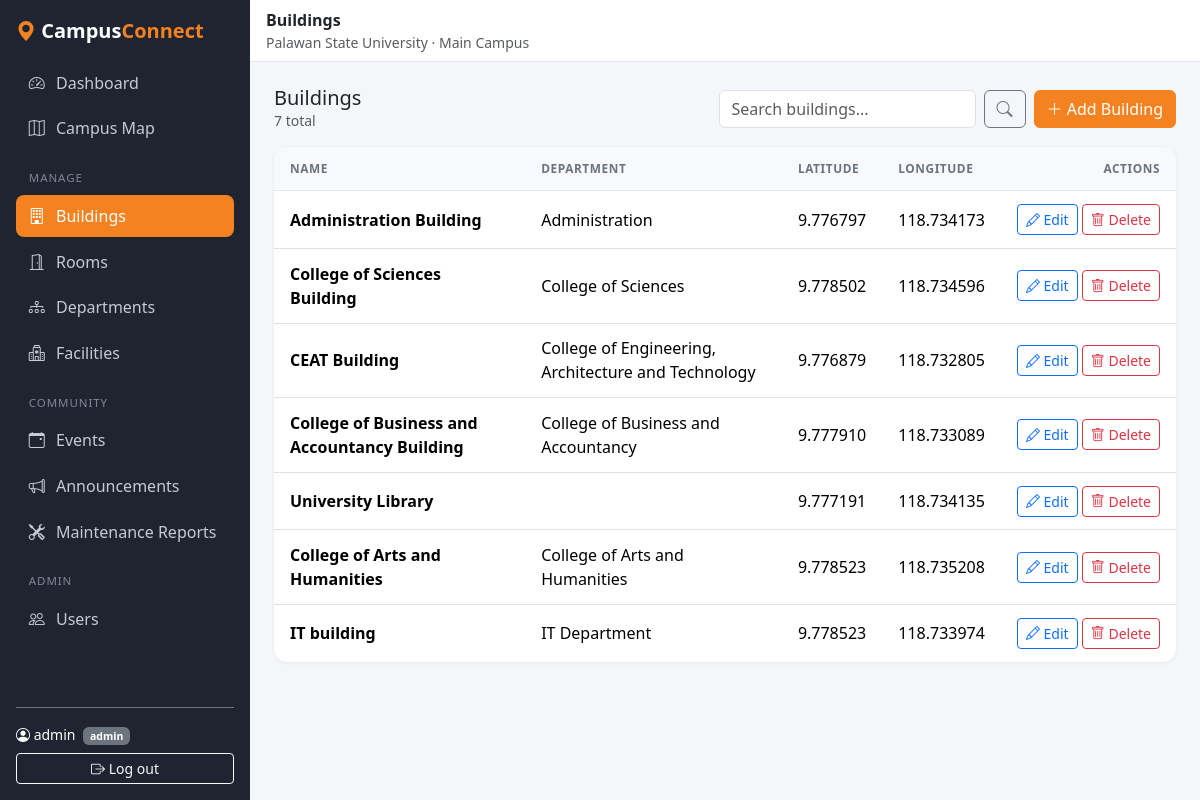
Before: /buildings/ (signed in) with the older database file.
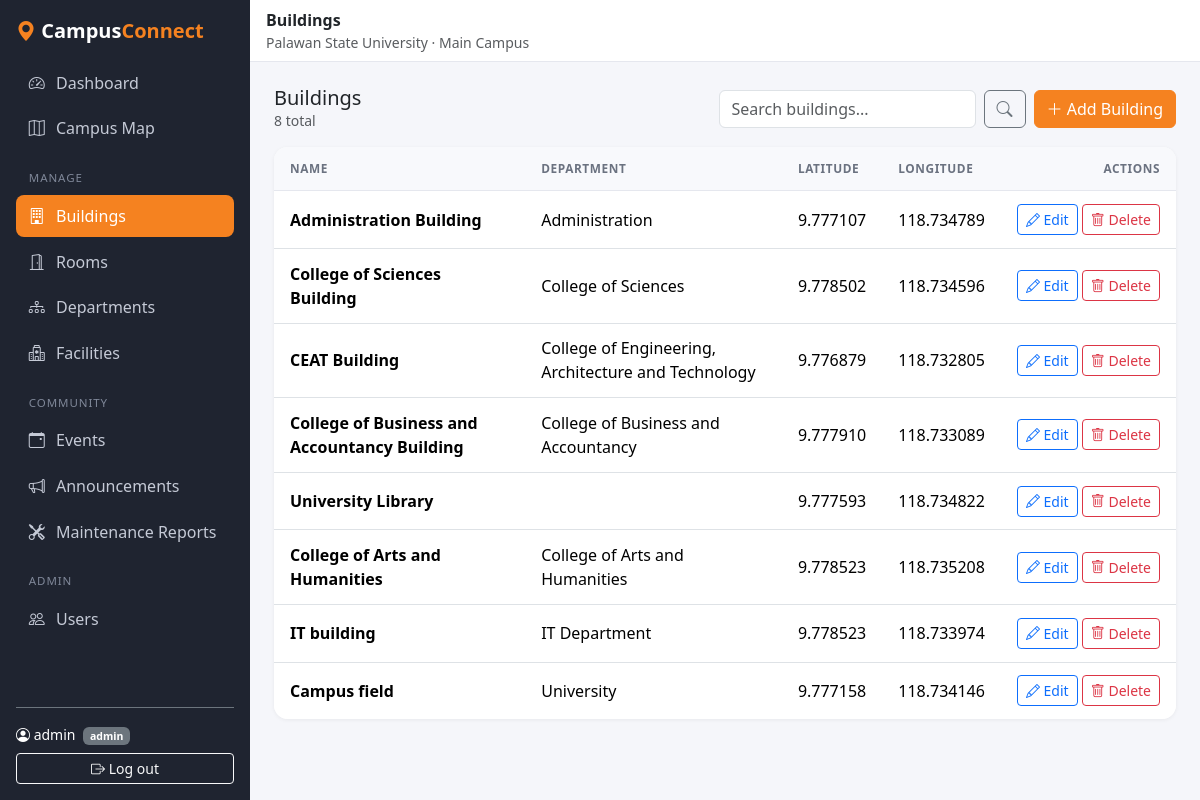
After: the same page with the newer database file.
### campus/models.py (models this page shows, shortened)
class Building(models.Model):
    name = models.CharField(max_length=100)
    description = models.TextField(blank=True)
    latitude = models.DecimalField(max_digits=9, decimal_places=6)
    longitude = models.DecimalField(max_digits=9, decimal_places=6)
    image = models.ImageField(upload_to='buildings/', blank=True, null=True)
    department = models.ForeignKey(
        Department, on_delete=models.SET_NULL, null=True, blank=True,
        related_name='buildings',
    )

class Department(models.Model):
    name = models.CharField(max_length=100, unique=True)
    description = models.TextField(blank=True)

### campus/crud.py (the view)
class CrudListView(ListView):
    cfg = None
    template_name = 'campus/crud/list.html'
    paginate_by = 10
    def get_queryset(self):
        qs = self.cfg.model.objects.all()
        q = self.request.GET.get('q', '').strip()
        if q and self.cfg.search:
            condition = Q()
            for name in self.cfg.search:
                condition |= Q(**{name + '__icontains': q})
            qs = qs.filter(condition)
        if not qs.ordered:
            qs = qs.order_by('pk')
        return qs
    def get_context_data(self, **kwargs):
        ctx = super().get_context_data(**kwargs)
        ctx.update(base_context(self.cfg, self.request.user))
        ctx['q'] = self.request.GET.get('q', '').strip()
        ctx['headers'] = [label for label, _ in self.cfg.columns]
        ctx['rows'] = [
            {'obj': obj,
             'cells': [{'label': label, 'text': cell_text(obj, accessor)}
                       for label, accessor in self.cfg.columns]}
            for obj in ctx['object_list']
        ]
        return ctx

### campus/crud.py (called while the page is built)
def resolve(obj, dotted):
    value = obj
    for part in dotted.split('.'):
        value = getattr(value, part, None)
        if value is None:
            return ''
        if callable(value):
            value = value()
    return value

def cell_text(obj, accessor):
    value = resolve(obj, accessor)
    if isinstance(value, bool):
        return 'Yes' if value else 'No'
    if isinstance(value, datetime):
        return timezone.localtime(value).strftime('%b %d, %Y %I:%M %p')
    text = str(value)
    return text if len(text) <= 60 else text[:57] + '...'

def url_names(cfg):
    return {
        'list_url': f'{cfg.name}_list',
        'create_url': f'{cfg.name}_create',
        'update_url': f'{cfg.name}_update',
        'delete_url': f'{cfg.name}_delete',
    }

def base_context(cfg, user):
    role = get_role(user)
    return {
        'title': cfg.title,
        'singular': cfg.singular,
        'can_create': role in cfg.create_roles,   # shows the "Add" button
        'can_manage': role in cfg.manage_roles,   # shows the Edit / Delete buttons
        **url_names(cfg),
    }

    @property
    def create_roles(self):
        return ROLE_RULES[self.model._meta.model_name]['create']

    @property
    def manage_roles(self):
        return ROLE_RULES[self.model._meta.model_name]['manage']

### campus/permissions.py (called while the page is built)
def get_role(user):
    if not user.is_authenticated:
        return None
    if user.is_superuser:
        return 'admin'
    profile = getattr(user, 'profile', None)
    return profile.role if profile else 'student'

### campus/templates/campus/crud/list.html (shortened to what this page needs)
{% extends 'campus/base.html' %}
{% block heading %}{{ title }}{% endblock %}
{% block content %}
<div class="d-flex flex-wrap justify-content-between align-items-center gap-3 mb-3">
  <div>
    <h2 class="h5 mb-0">{{ title }}</h2>
    <div class="text-muted small">{{ paginator.count }} total{% if q %} &middot; matching &ldquo;{{ q }}&rdquo;{% endif %}</div>
  </div>
  <div class="d-flex flex-wrap gap-2 list-actions">
    <form method="get" class="d-flex gap-2">
      <input type="search" name="q" value="{{ q }}" class="form-control" placeholder="Search {{ title|lower }}...">
      <button class="btn btn-outline-secondary" aria-label="Search"><i class="bi bi-search"></i></button>
    </form>
    {% if can_create %}
      <a href="{% url create_url %}" class="btn btn-psu"><i class="bi bi-plus-lg"></i> Add {{ singular }}</a>
    {% elif not user.is_authenticated %}
      <a href="{% url 'login' %}?next={{ request.path }}" class="btn btn-outline-secondary">
        <i class="bi bi-box-arrow-in-right"></i> Log in to add or edit
      </a>
    {% endif %}
  </div>
</div>
<div class="card">
  <div class="table-responsive">
    <table class="table table-hover align-middle mb-0 table-stack">
      <thead>
        <tr>
          {% for h in headers %}<th>{{ h }}</th>{% endfor %}
          {% if can_manage %}<th class="text-end">Actions</th>{% endif %}
        </tr>
      </thead>
      <tbody>
        {% for row in rows %}
          <tr>
            {% for cell in row.cells %}<td data-label="{{ cell.label }}">{{ cell.text }}</td>{% endfor %}
            {% if can_manage %}
              <td class="text-end text-nowrap actions">
                <a href="{% url update_url row.obj.pk %}" class="btn btn-sm btn-outline-primary"><i class="bi bi-pencil"></i> Edit</a>
                <a href="{% url delete_url row.obj.pk %}" class="btn btn-sm btn-outline-danger"><i class="bi bi-trash"></i> Delete</a>
              </td>
            {% endif %}
          </tr>
        {% empty %}
          <tr><td colspan="{{ headers|length|add:1 }}" class="text-center text-muted py-4 empty-cell">
            {% if q %}No results for &ldquo;{{ q }}&rdquo;.{% else %}Nothing here yet.{% endif %}
          </td></tr>
        {% endfor %}
      </tbody>
    </table>
  </div>
</div>
{% endblock %}

### campus/templates/campus/base.html (shortened to what this page needs)
{% load static %}
<!DOCTYPE html>
<html lang="en">
<head>
  <link href="https://cdn.jsdelivr.net/npm/bootstrap@5.3.3/dist/css/bootstrap.min.css" rel="stylesheet">
  <link href="https://cdn.jsdelivr.net/npm/bootstrap-icons@1.11.3/font/bootstrap-icons.min.css" rel="stylesheet">
  <link rel="stylesheet" href="{% static 'campus/css/base.css' %}">
</head>
<body>
<div class="d-flex">
  <aside class="offcanvas-lg offcanvas-start sidebar" tabindex="-1" id="sidebar">
    <div class="sidebar-inner p-3 d-flex flex-column">
      <div class="d-flex justify-content-between align-items-center mb-3">
        <a href="{% url 'dashboard' %}" class="brand"><i class="bi bi-geo-alt-fill" style="color: var(--psu-orange)"></i> Campus<span>Connect</span></a>
      </div>
      <nav class="nav flex-column gap-1">
        <a class="nav-link {% if request.resolver_match.url_name == 'dashboard' %}active{% endif %}" href="{% url 'dashboard' %}"><i class="bi bi-speedometer2"></i> Dashboard</a>
        <a class="nav-link {% if request.resolver_match.url_name == 'map' %}active{% endif %}" href="{% url 'map' %}"><i class="bi bi-map"></i> Campus Map</a>
        <div class="nav-section">Manage</div>
        <a class="nav-link {% if 'building' in request.resolver_match.url_name %}active{% endif %}" href="{% url 'building_list' %}"><i class="bi bi-building"></i> Buildings</a>
        <a class="nav-link {% if 'room' in request.resolver_match.url_name %}active{% endif %}" href="{% url 'room_list' %}"><i class="bi bi-door-open"></i> Rooms</a>
        <a class="nav-link {% if 'department' in request.resolver_match.url_name %}active{% endif %}" href="{% url 'department_list' %}"><i class="bi bi-diagram-3"></i> Departments</a>
        <a class="nav-link {% if 'facility' in request.resolver_match.url_name %}active{% endif %}" href="{% url 'facility_list' %}"><i class="bi bi-hospital"></i> Facilities</a>
        <div class="nav-section">Community</div>
        <a class="nav-link {% if 'event' in request.resolver_match.url_name %}active{% endif %}" href="{% url 'event_list' %}"><i class="bi bi-calendar-event"></i> Events</a>
        <a class="nav-link {% if 'announcement' in request.resolver_match.url_name %}active{% endif %}" href="{% url 'announcement_list' %}"><i class="bi bi-megaphone"></i> Announcements</a>
        <a class="nav-link {% if 'report' in request.resolver_match.url_name %}active{% endif %}" href="{% url 'report_list' %}"><i class="bi bi-tools"></i> Maintenance Reports</a>
        {% if user.is_superuser or user.profile.role == 'admin' %}
        <div class="nav-section">Admin</div>
        <a class="nav-link {% if 'user' in request.resolver_match.url_name %}active{% endif %}" href="{% url 'user_list' %}"><i class="bi bi-people"></i> Users</a>
        {% endif %}
      </nav>
      <div class="mt-auto pt-3 border-top border-secondary">
        {% if user.is_authenticated %}
          <div class="text-white small mb-2">
            <i class="bi bi-person-circle"></i> {{ user.username }}
            <span class="badge bg-secondary ms-1">{% if user.is_superuser %}admin{% else %}{{ user.profile.role|default:'student' }}{% endif %}</span>
          </div>
          <form method="post" action="{% url 'logout' %}">
            <button class="btn btn-sm btn-outline-light w-100"><i class="bi bi-box-arrow-right"></i> Log out</button>
          </form>
        {% else %}
          <a class="btn btn-sm btn-psu w-100 mb-2" href="{% url 'login' %}?next={{ request.path }}"><i class="bi bi-box-arrow-in-right"></i> Log in</a>
          <a class="btn btn-sm btn-outline-light w-100" href="{% url 'register' %}"><i class="bi bi-person-plus"></i> Register</a>
        {% endif %}
      </div>
    </div>
  </aside>
  <div class="main flex-grow-1">
    <header class="topbar px-3 py-2 d-flex align-items-center gap-3">
      <div>
        <div class="fw-semibold">{% block heading %}CampusConnect{% endblock %}</div>
        <div class="text-muted small d-none d-sm-block">Palawan State University &middot; Main Campus</div>
      </div>
    </header>
    <main class="{% block main_class %}p-3 p-lg-4{% endblock %}">
      {% block content %}{% endblock %}
    </main>
  </div>
</div>
</body>
</html>

### campus/static/campus/css/base.css (style rules this page uses)
:root { --psu-orange: #f58220; --psu-orange-dark: #d96b0b; --sidebar-bg: #1f2430; --page-bg: #f5f6fa; }
body { background: var(--page-bg); }
.sidebar { width: 250px; }
.sidebar-inner { background: var(--sidebar-bg); min-height: 100%; }
@media (min-width: 992px) { .sidebar { position: sticky; top: 0; height: 100vh !important; width: 250px !important; flex: 0 0 250px !important; overflow-y: auto; } }
.brand { color: #fff; font-weight: 700; font-size: 1.25rem; text-decoration: none; }
.brand span { color: var(--psu-orange); }
.sidebar .nav-link { color: #c5cad6; border-radius: 8px; padding: .55rem .8rem; display: flex; gap: .7rem; align-items: center; }
.sidebar .nav-link.active { background: var(--psu-orange); color: #fff; }
.nav-section { color: #7f8798; font-size: .72rem; letter-spacing: .08em; text-transform: uppercase; margin: 1rem .8rem .3rem; }
.main { min-width: 0; display: flex; flex-direction: column; min-height: 100vh; min-height: 100dvh; }
.main > main { flex: 1 1 auto; position: relative; }
.topbar { background: #fff; border-bottom: 1px solid #e5e7ee; }
.card { border: 0; border-radius: 14px; box-shadow: 0 1px 4px rgba(0,0,0,.06); }
.btn-psu { background: var(--psu-orange); border-color: var(--psu-orange); color: #fff; }
.card .table { margin-bottom: 0; }
.table > :not(caption) > * > * { padding: .8rem 1rem; }
.table thead th { font-size: .74rem; letter-spacing: .05em; text-transform: uppercase; color: #6b7280; font-weight: 600; background: #f8f9fc; border-bottom: 1px solid #e5e7ee; white-space: nowrap; }
.table tbody td:first-child { font-weight: 600; }
.table tbody tr:last-child td { border-bottom: 0; }
.card:has(> .table-responsive) { overflow: hidden; }

Changed rows visible on the page:
added Building: text "Campus field" "9.777158" "118.734146"
added Department: text "University"
Other visible differences:
{{ paginator.count }}: "7" → "8"
new list line: "9.777107"
new list line: "118.734789"
new list line: "9.777593"
new list line: "118.734822"
list line gone: "9.776797"
list line gone: "118.734173"
list line gone: "9.777191"
list line gone: "118.734135"
